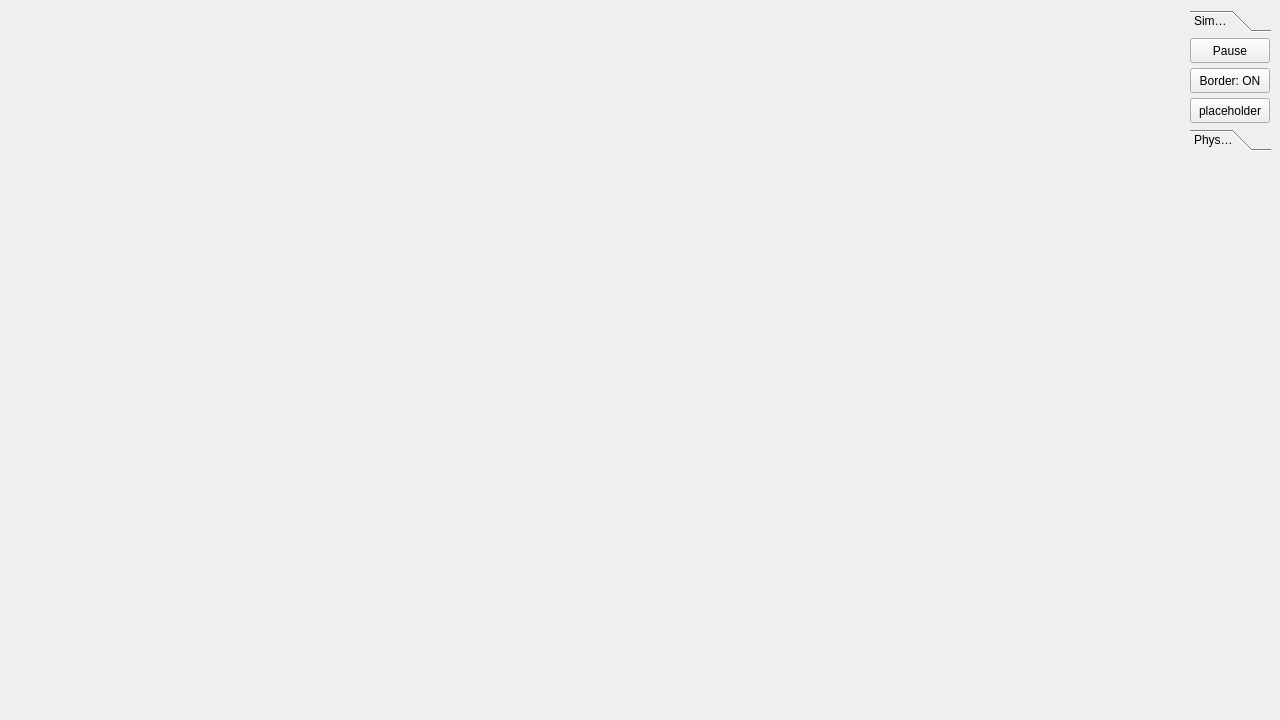
<?xml version="1.0" encoding="UTF-8"?>
<ui version="4.0">
 <class>MainWindow</class>
 <widget class="QMainWindow" name="MainWindow">
  <property name="geometry">
   <rect>
    <x>0</x>
    <y>0</y>
    <width>1280</width>
    <height>720</height>
   </rect>
  </property>
  <property name="cursor">
   <cursorShape>ArrowCursor</cursorShape>
  </property>
  <property name="mouseTracking">
   <bool>false</bool>
  </property>
  <property name="focusPolicy">
   <enum>Qt::NoFocus</enum>
  </property>
  <property name="acceptDrops">
   <bool>false</bool>
  </property>
  <property name="windowTitle">
   <string>Super Star Galactica</string>
  </property>
  <widget class="QWidget" name="centralWidget">
   <property name="cursor">
    <cursorShape>ArrowCursor</cursorShape>
   </property>
   <property name="mouseTracking">
    <bool>true</bool>
   </property>
   <property name="acceptDrops">
    <bool>true</bool>
   </property>
   <widget class="QToolBox" name="toolBox">
    <property name="geometry">
     <rect>
      <x>1190</x>
      <y>10</y>
      <width>81</width>
      <height>141</height>
     </rect>
    </property>
    <property name="mouseTracking">
     <bool>true</bool>
    </property>
    <property name="focusPolicy">
     <enum>Qt::NoFocus</enum>
    </property>
    <property name="acceptDrops">
     <bool>true</bool>
    </property>
    <widget class="QWidget" name="toolBoxPage1">
     <property name="geometry">
      <rect>
       <x>0</x>
       <y>0</y>
       <width>81</width>
       <height>87</height>
      </rect>
     </property>
     <property name="toolTip">
      <string>Symulacja</string>
     </property>
     <property name="toolTipDuration">
      <number>2</number>
     </property>
     <property name="statusTip">
      <string>Symulacja</string>
     </property>
     <property name="whatsThis">
      <string>Symulacja</string>
     </property>
     <property name="accessibleName">
      <string>Symulacja</string>
     </property>
     <property name="autoFillBackground">
      <bool>true</bool>
     </property>
     <attribute name="label">
      <string>Simulation</string>
     </attribute>
     <widget class="QPushButton" name="pauseToggle">
      <property name="geometry">
       <rect>
        <x>0</x>
        <y>0</y>
        <width>80</width>
        <height>25</height>
       </rect>
      </property>
      <property name="text">
       <string>Pause</string>
      </property>
     </widget>
     <widget class="QPushButton" name="borderToggle">
      <property name="geometry">
       <rect>
        <x>0</x>
        <y>30</y>
        <width>80</width>
        <height>25</height>
       </rect>
      </property>
      <property name="text">
       <string>Border: ON</string>
      </property>
     </widget>
     <widget class="QPushButton" name="borderToggle_2">
      <property name="geometry">
       <rect>
        <x>0</x>
        <y>60</y>
        <width>80</width>
        <height>25</height>
       </rect>
      </property>
      <property name="text">
       <string>placeholder</string>
      </property>
     </widget>
    </widget>
    <widget class="QWidget" name="toolBoxPage2">
     <property name="geometry">
      <rect>
       <x>0</x>
       <y>0</y>
       <width>81</width>
       <height>87</height>
      </rect>
     </property>
     <attribute name="label">
      <string>Physics</string>
     </attribute>
     <widget class="QPushButton" name="bouncyToggle">
      <property name="geometry">
       <rect>
        <x>0</x>
        <y>0</y>
        <width>80</width>
        <height>25</height>
       </rect>
      </property>
      <property name="text">
       <string>Bouncy: OFF</string>
      </property>
     </widget>
     <widget class="QPushButton" name="gravityToggle">
      <property name="geometry">
       <rect>
        <x>0</x>
        <y>30</y>
        <width>80</width>
        <height>25</height>
       </rect>
      </property>
      <property name="text">
       <string>Gravity: ON</string>
      </property>
     </widget>
     <widget class="QPushButton" name="borderToggle_3">
      <property name="geometry">
       <rect>
        <x>0</x>
        <y>60</y>
        <width>80</width>
        <height>25</height>
       </rect>
      </property>
      <property name="text">
       <string>placeholder</string>
      </property>
     </widget>
    </widget>
   </widget>
  </widget>
 </widget>
 <layoutdefault spacing="6" margin="11"/>
 <resources/>
 <connections/>
</ui>
